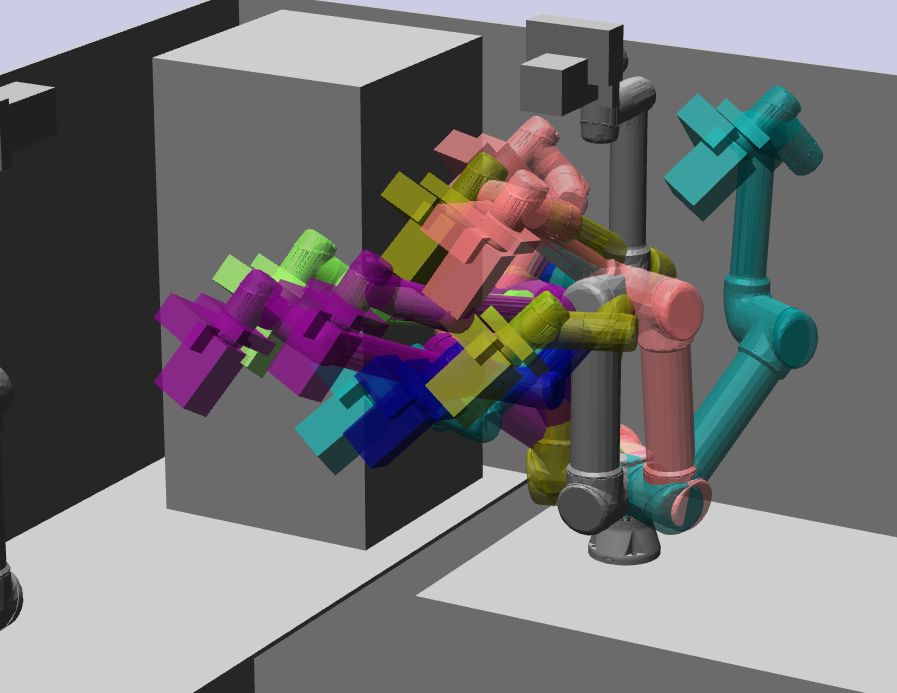
#> input picture experiments_lab/configurations/sampled_help_configs_vis.png, 897 x 693 px
$ python -i experiment_visualizer.py   (imports and definitions only)
#> lines starting #> are read from the running program, lines starting #| are printed output that depends on the picture
import time
import cv2
import numpy as np
import threading

from modeling.pomdp_problem.domain.action import ActionSense, ActionAttemptStack
from modeling.pomdp_problem.domain.observation import ObservationSenseResult, ObservationStackAttemptResult


class ExperimentVisualizer:
    def __init__(self, window_name="Experiment Visualization", window_size=(1200, 1000)):
        self.window_name = window_name
        self.window_size = window_size
        self.canvas = np.zeros((window_size[1], window_size[0], 3), dtype=np.uint8)

        self.experiment_type = ""
        self.accumulated_reward = 0
        self.additional_info = ""
        self.action_obs_reward_text = ""
        self.detection_image = np.zeros((450, 400, 3), dtype=np.uint8)
        self.detection_header = "Last Detections"
        self.belief_image = np.zeros((1000, 348, 3), dtype=np.uint8)
        self.detections_distributions_image = None

        self.running = False
        self.update_thread = None

    # [30 lines left out: functions start, stop, reset, _update_loop, not called in this run]

    def update_experiment_type(self, experiment_type):
        self.experiment_type = experiment_type

    def update_accumulated_reward(self, accumulated_reward):
        self.accumulated_reward = accumulated_reward

    def update_additional_info(self, additional_info):
        self.additional_info = additional_info

    # [20 lines left out: function update_action_obs_reward, not called in this run]

    def update_detection_image(self, image, header=None):
        image = np.asarray(image, dtype=np.uint8)
        if image.ndim == 2:
            image = cv2.cvtColor(image, cv2.COLOR_GRAY2BGR)
        elif image.shape[2] == 4:
            image = cv2.cvtColor(image, cv2.COLOR_RGBA2BGR)

        h, w = image.shape[:2]
#> h = 693; w = 897
        aspect_ratio = w / h
#> aspect_ratio = 1.29
        new_w = min(400, w)
#> new_w = 400
        new_h = int(new_w / aspect_ratio)
#> new_h = 309
        if new_h > 450:
            new_h = 450
            new_w = int(new_h * aspect_ratio)
        new_w, new_h = int(new_w), int(new_h)
        resized = cv2.resize(image, (new_w, new_h), interpolation=cv2.INTER_AREA)
        self.detection_image = np.zeros((450, 400, 3), dtype=np.uint8)
        y_offset = (450 - new_h) // 2
#> y_offset = 70
        x_offset = (400 - new_w) // 2
#> x_offset = 0
        self.detection_image[y_offset:y_offset + new_h, x_offset:x_offset + new_w] = resized
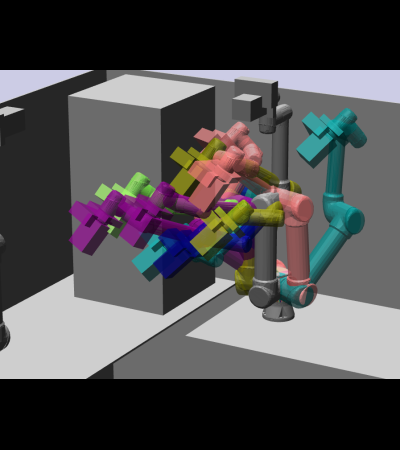
#> self.detection_image: shape (450, 400, 3); mean R, G, B 79.4, 78, 79.5
        if header is not None:
            self.detection_header = header

    # [70 lines left out: functions update_belief_image, add_detections_distributions, _draw_text, _update_display, not called in this run]


# [27 lines not run here, left out]

>>> import cv2
>>> picture = cv2.cvtColor(cv2.imread('configurations/sampled_help_configs_vis.png'), cv2.COLOR_BGR2RGB)
>>> result = ExperimentVisualizer().update_detection_image(picture)
